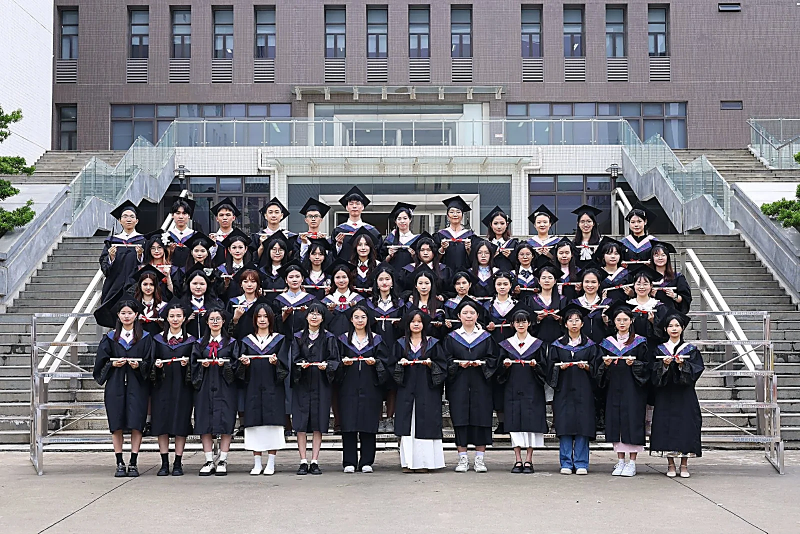
#> input picture site/assets/photos/2025-05-08_毕业全班正装_C25A0419.webp, 1600 x 1067 px (shown at 1/2 size); its folder holds 4 pictures in this run
$ python enhance_photos.py
#> lines starting #> are read from the running program, lines starting #| are printed output that depends on the picture
from pathlib import Path
from PIL import Image, ImageFilter
import os

# 定义高清图目录（基于此前盘点）
# 实际场景：从archive中提取那30+张大图进行处理
# 这里为演示，处理当前 site/assets/photos 下可能存在的大图，或您指定目录
# 根据之前的档案盘点，高清原图在 d:\聊天记录导出\班级群历史照片归档\... 下的 >240px 子集
# 现已脱敏处理后的 WebP 存在 E:\启蒙_大学纪念站\site\assets\photos\ 下
# 我们针对 E:\启蒙_大学纪念站\site\assets\photos\ 进行锐化

photos_dir = Path(r"E:\启蒙_大学纪念站\site\assets\photos")
output_dir = Path(r"E:\启蒙_大学纪念站\site\assets\photos_enhanced")
output_dir.mkdir(exist_ok=True)

# 仅处理像素维度较大（> 600px）的图片，即前述盘点中的高清原图
for p in photos_dir.glob("*.webp"):
    with Image.open(p) as im:
#> im is the input picture: PIL image 1600x1067 RGB; mean R, G, B 123.7, 122.2, 127.9
        if max(im.width, im.height) > 600:
            # 应用锐化：Unsharp Masking
            # radius=2, percent=150, threshold=3 是一种温和的增强
            enhanced = im.filter(ImageFilter.UnsharpMask(radius=2, percent=150, threshold=3))
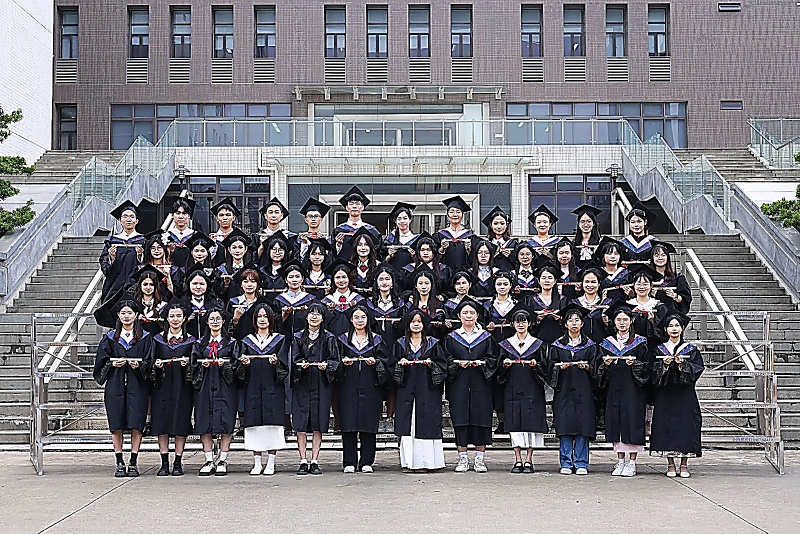
#> enhanced: PIL image 1600x1067 RGB (shown at 1/2 size); mean R, G, B 123.7, 122.6, 127.8

            # 保存
            enhanced.save(output_dir / p.name, "WEBP", quality=90)
            print(f"Enhanced: {p.name}")
        else:
            # 对于小图，原样复制以便保持结构完整
            # 也可以选择根据之前的CSS策略不做锐化
            pass
#> pass 2 of the loop `for p in photos_dir.glob("*.webp"):`:
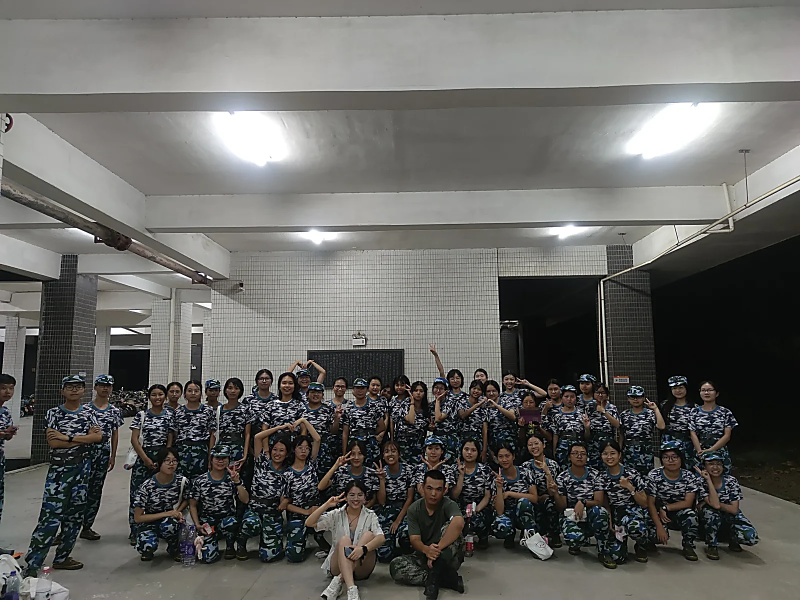
#> input picture site/assets/photos/21语文教育F军训.webp, 1600 x 1200 px (shown at 1/2 size)
#> im is the input picture: PIL image 1600x1200 RGB; mean R, G, B 103.3, 102.6, 99.4
#> `enhanced = im.filter(ImageFilter.UnsharpMask(radius=2, percent=150, th..`:
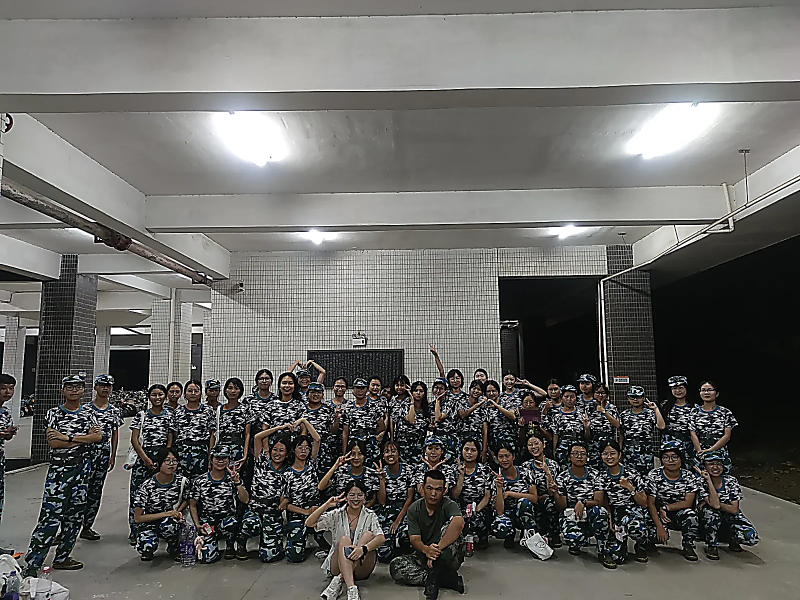
#> enhanced: PIL image 1600x1200 RGB (shown at 1/2 size); mean R, G, B 105.8, 105, 101.7
#> pass 3 of the loop `for p in photos_dir.glob("*.webp"):`:
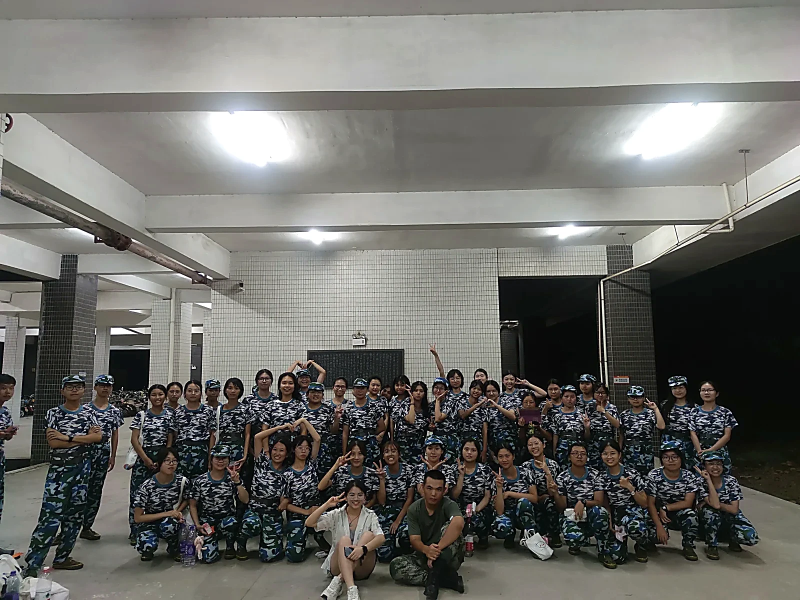
#> input picture site/assets/photos/21语文教育F军训_亮.webp, 1600 x 1200 px (shown at 1/2 size)
#> im is the input picture: PIL image 1600x1200 RGB; mean R, G, B 110.5, 110.1, 105.8
#> `enhanced = im.filter(ImageFilter.UnsharpMask(radius=2, percent=150, th..`:
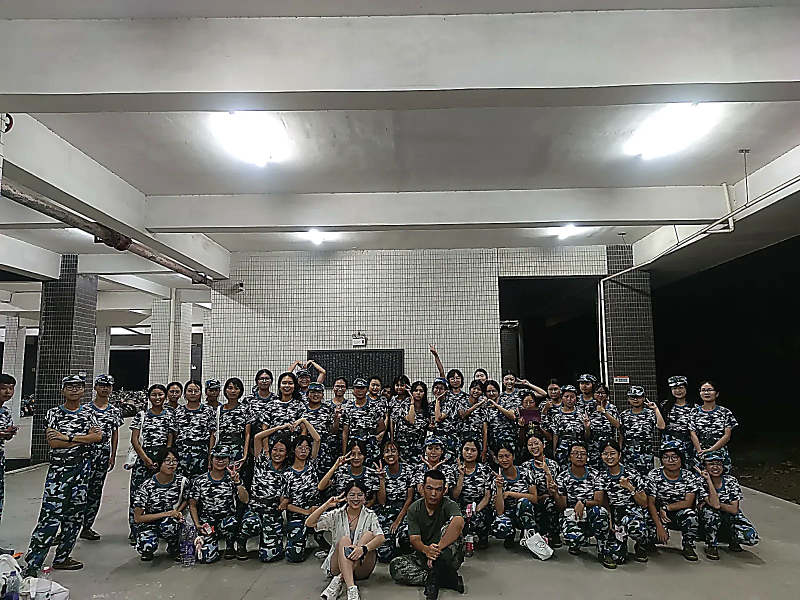
#> enhanced: PIL image 1600x1200 RGB (shown at 1/2 size); mean R, G, B 112.8, 112.2, 107.9
#> the loop made 4 passes; the first 3 are shown
print("Processing complete.")
